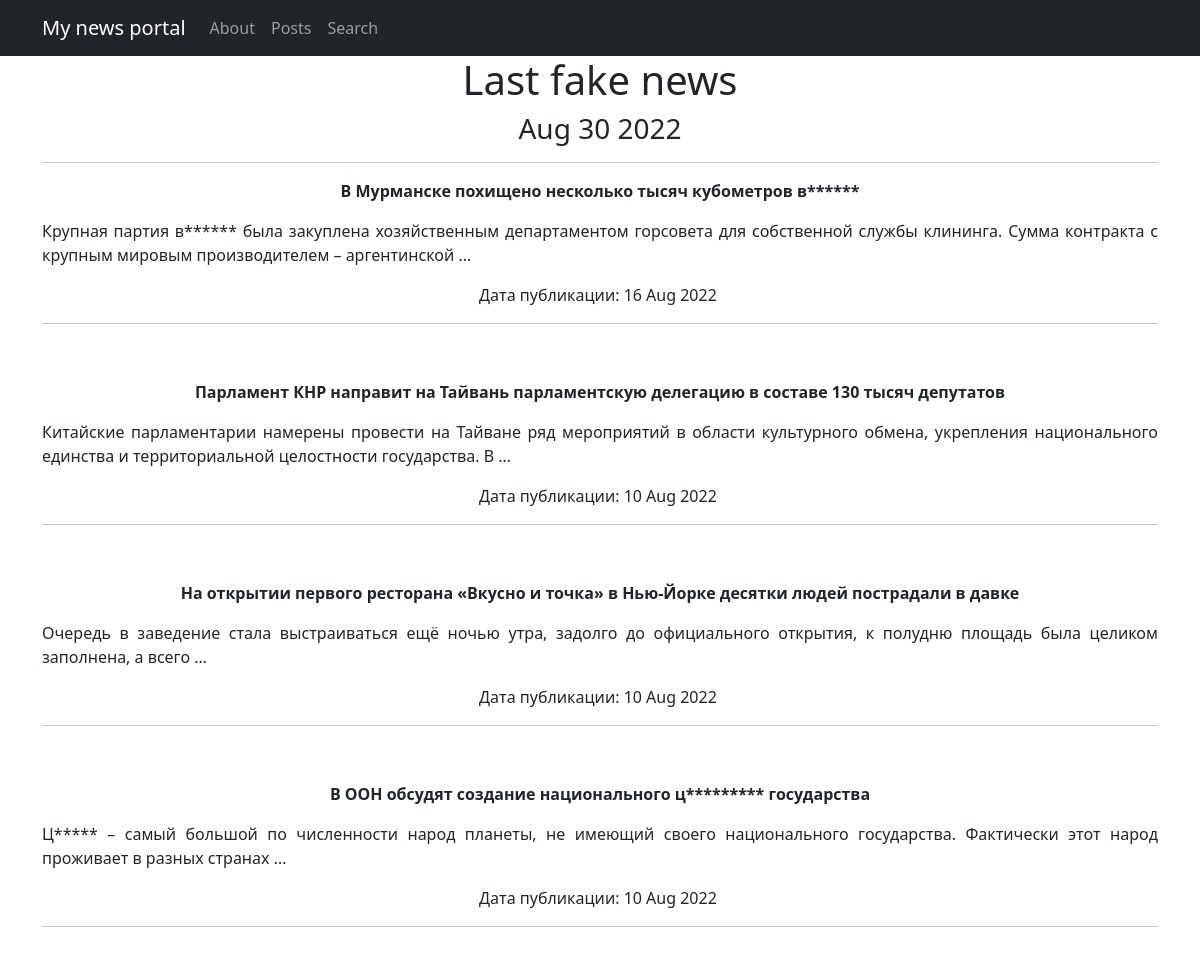
The app's page /posts/, older data.
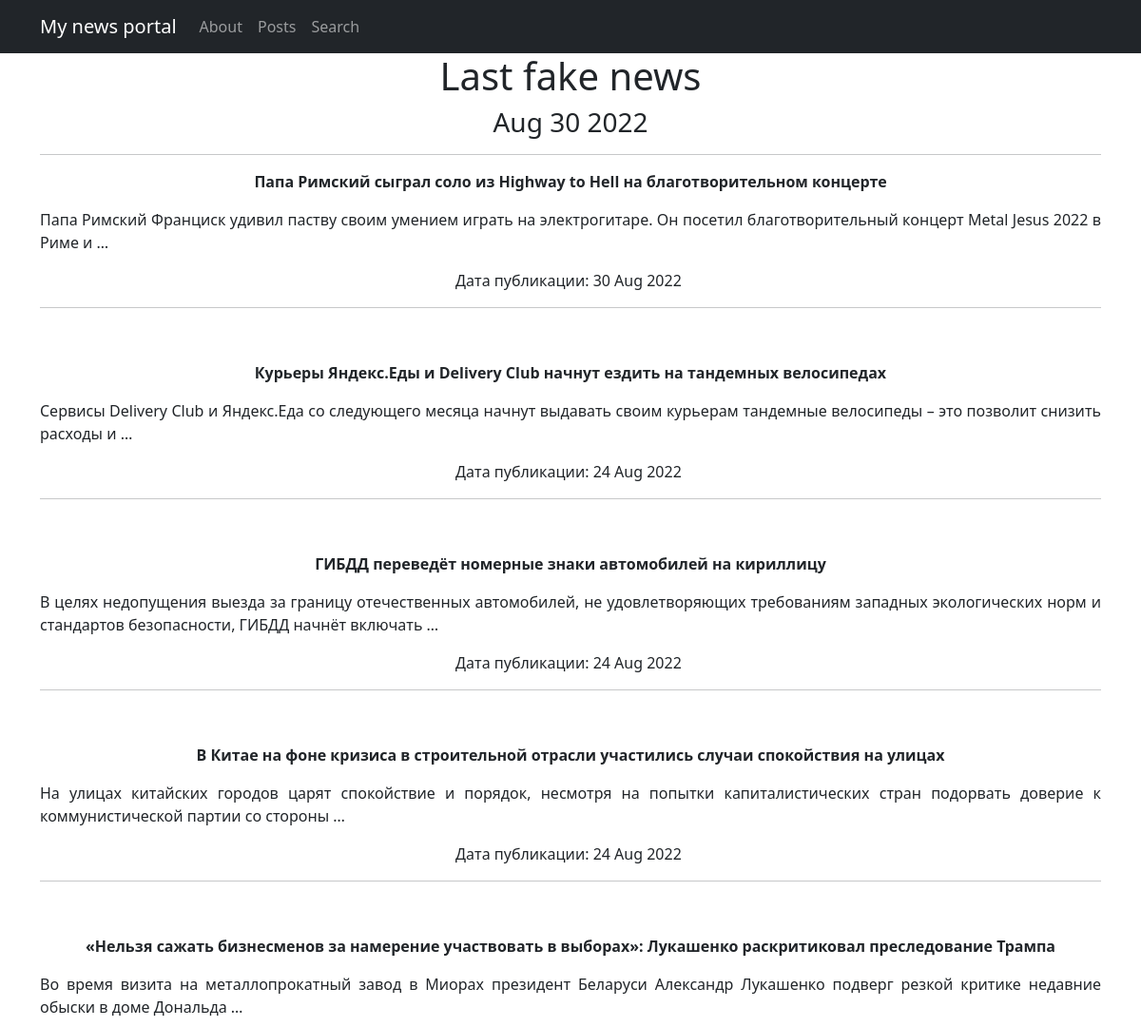
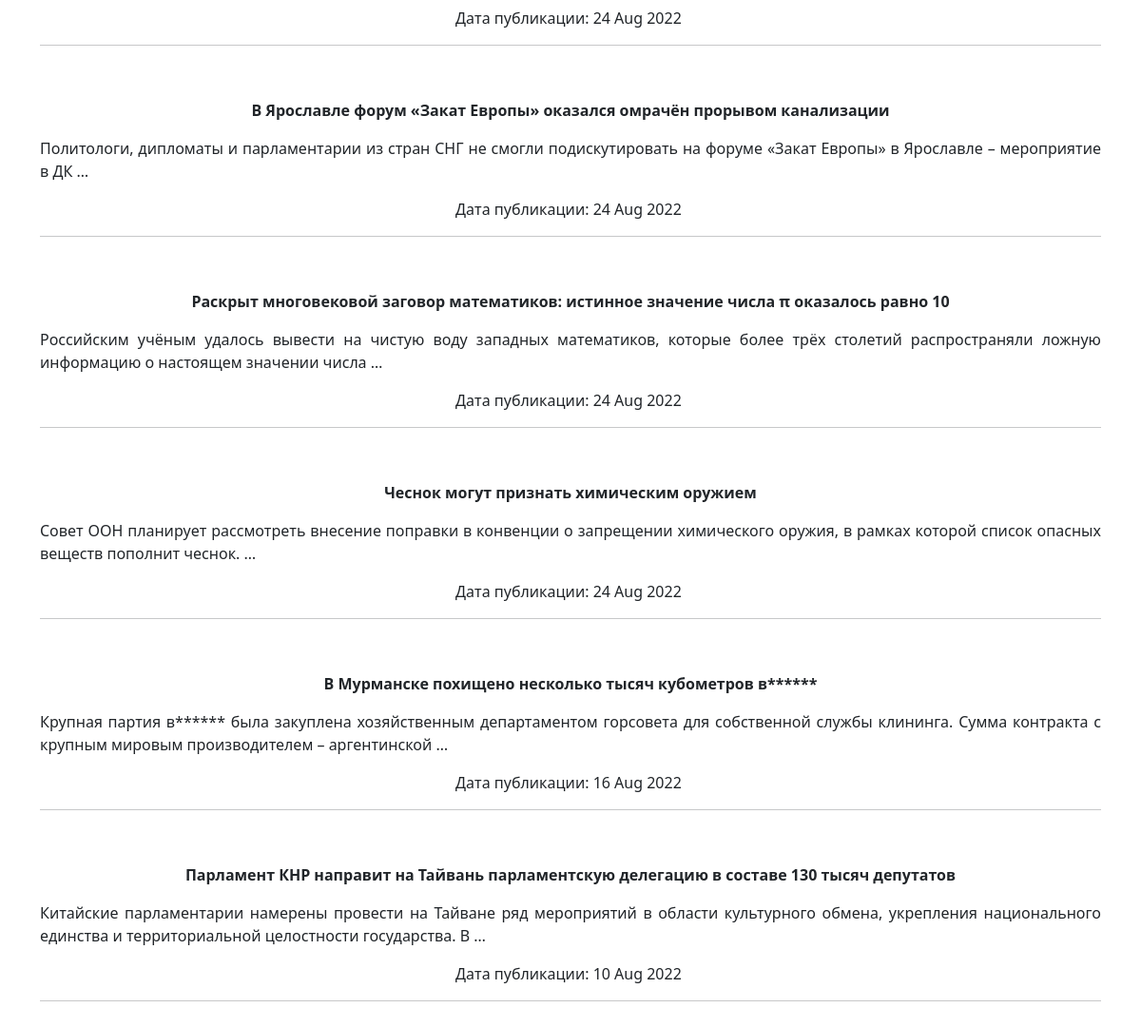
The same page, newer data (2 pictures, top to bottom).
### news/models.py (models this page shows, shortened)
class Post(models.Model):
    NEWS = 'NE'
    ARTICLE = 'AR'
    CHOICES = [
        (NEWS, 'Новость'),
        (ARTICLE, 'Статья')
    ]
    postAuthor = models.ForeignKey(Author, on_delete=models.CASCADE)
    categoryChoice = models.CharField(max_length=2,
                                      choices=CHOICES,
                                      default=NEWS)
    date = models.DateTimeField(auto_now_add=True)
    Category = models.ManyToManyField(Category, related_name='posts', through='PostCategory', verbose_name='Категория')
    title = models.CharField(max_length=150)
    text = models.TextField()
    rating = models.IntegerField(default=0)

### news/views.py (the view)
# urls.py: path('', PostList.as_view(), name='post_list'),
class PostList(ListView):
    model = Post
    ordering = ['-date']
    template_name = 'posts.html'
    context_object_name = 'posts'
    paginate_by = 10
    def get_context_data(self, **kwargs):
        context = super().get_context_data(**kwargs)
        context['time_now'] = datetime.utcnow()
        return context

### news/templatetags/custom_filters.py (called while the page is built)
@register.filter()
def censor(in_text):
   for word in in_text.split():
      if word.lower() in F_WORDS:
         in_text = in_text.replace(
            word,
            f'{word[0]}{"*" * (len(word) - 1)}'
         )
   return in_text

### templates/posts.html (shortened to what this page needs)
{% extends 'flatpages/default.html' %}
{% load custom_filters %}
{% block content %}
   <h1>Last fake news</h1>
   <h3>{{ time_now|date:'M d Y' }}</h3>
   <hr>
   {% if posts %}
           {% for post in posts %}
           <tr>
               <div>
                    <p style="text-align: center;"><strong>{{ post.title|censor }}</strong></p>
               </div>
               <div>
                   <p style="text-align: justify;">{{ post.text|truncatewords:20|censor }}</p>
               </div>
               <div>
                    <p style="text-align: center;">Дата публикации: {{ post.date|date:'d M Y' }}&nbsp;</p>
                    <hr />
                    <p style="text-align: center;">&nbsp;</p>
               </div>
           </tr>
           {% endfor %}
   {% else %}
       <h2>There are now news!</h2>
   {% endif %}
{% endblock content %}

Row changes from the older to the newer data that the page shows:
no longer on this page (row unchanged): Post: title|censor "На открытии первого ресторана «Вкусно и точка» в Нью-Йорке десятки людей пострадали в давке", text|censor "Очередь в заведение стала выстраиваться ещё ночью утра, задолго до официального открытия, к полудню площадь была целиком заполнена, а всего …", date "10 Aug 2022"
no longer on this page (row unchanged): Post: title|censor "В ООН обсудят создание национального ц********* государства", text|censor "Ц***** – самый большой по численности народ планеты, не имеющий своего национального государства. Фактически этот народ проживает в разных странах …", date "10 Aug 2022"
added Post: title|censor "Папа Римский сыграл соло из Highway to Hell на благотворительном концерте", text|censor "Папа Римский Франциск удивил паству своим умением играть на электрогитаре. Он посетил благотворительный концерт Metal Jesus 2022 в Риме и …", date "30 Aug 2022"
added Post: title|censor "Курьеры Яндекс.Еды и Delivery Club начнут ездить на тандемных велосипедах", text|censor "Сервисы Delivery Club и Яндекс.Еда со следующего месяца начнут выдавать своим курьерам тандемные велосипеды – это позволит снизить расходы и …", date "24 Aug 2022"
added Post: title|censor "ГИБДД переведёт номерные знаки автомобилей на кириллицу", text|censor "В целях недопущения выезда за границу отечественных автомобилей, не удовлетворяющих требованиям западных экологических норм и стандартов безопасности, ГИБДД начнёт включать …", date "24 Aug 2022"
added Post: title|censor "В Китае на фоне кризиса в строительной отрасли участились случаи спокойствия на улицах", text|censor "На улицах китайских городов царят спокойствие и порядок, несмотря на попытки капиталистических стран подорвать доверие к коммунистической партии со стороны …", date "24 Aug 2022"
added Post: title|censor "«Нельзя сажать бизнесменов за намерение участвовать в выборах»: Лукашенко раскритиковал преследование Трампа", text|censor "Во время визита на металлопрокатный завод в Миорах президент Беларуси Александр Лукашенко подверг резкой критике недавние обыски в доме Дональда …", date "24 Aug 2022"
added Post: title|censor "В Ярославле форум «Закат Европы» оказался омрачён прорывом канализации", text|censor "Политологи, дипломаты и парламентарии из стран СНГ не смогли подискутировать на форуме «Закат Европы» в Ярославле – мероприятие в ДК …", date "24 Aug 2022"
added Post: title|censor "Раскрыт многовековой заговор математиков: истинное значение числа π оказалось равно 10", text|censor "Российским учёным удалось вывести на чистую воду западных математиков, которые более трёх столетий распространяли ложную информацию о настоящем значении числа …", date "24 Aug 2022"
added Post: title|censor "Чеснок могут признать химическим оружием", text|censor "Совет ООН планирует рассмотреть внесение поправки в конвенции о запрещении химического оружия, в рамках которой список опасных веществ пополнит чеснок. …", date "24 Aug 2022"
